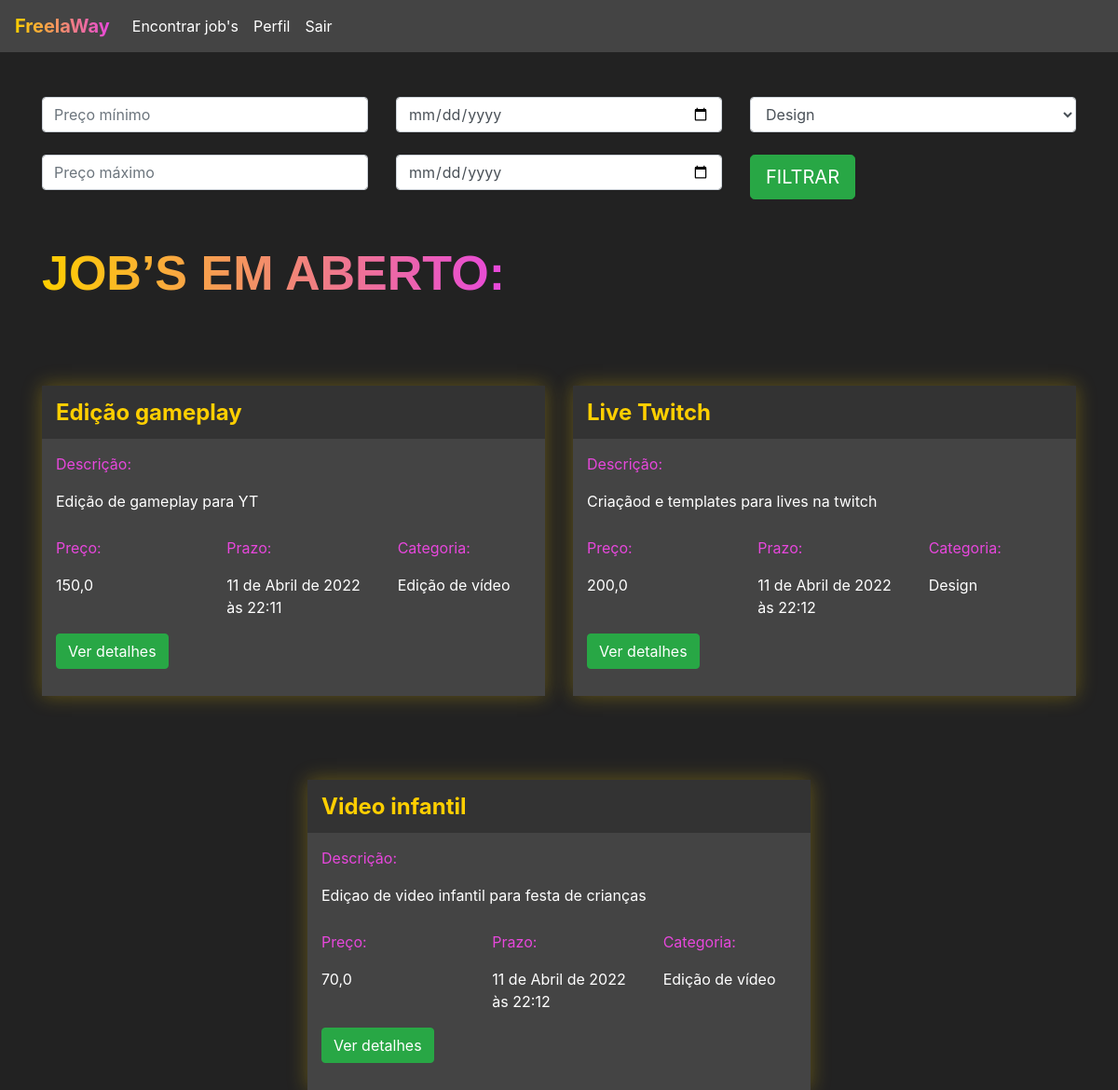
/jobs/encontrar_jobs/ (signed in), run on the app's committed database.
### jobs/models.py (models this page shows, shortened)
class Jobs(models.Model):
    categoria_choices = (('D', 'Design'),
                         ('EV', 'Edição de Vídeo'))
    status_choices = (('C', 'Em criação'),
                      ('AA', 'Aguardando aprovação'),
                      ('F', 'Finalizado'))
    titulo = models.CharField(max_length=200)
    descricao = models.TextField()
    categoria = models.CharField(max_length=2, choices=categoria_choices, default="D")
    prazo_entrega = models.DateTimeField()
    preco = models.FloatField()
    referencias = models.ManyToManyField(Referencias)
    profissional = models.ForeignKey(User, on_delete=models.DO_NOTHING, null=True, blank=True)
    reservado = models.BooleanField(default=False)
    status = models.CharField(max_length=2, choices=status_choices, default='C')
    arquivo_final = models.FileField(null=True, blank=True)

### jobs/views.py (the view)
# urls.py: path('encontrar_jobs/', views.encontrar_jobs, name="encontrar_jobs"),
@login_required(login_url='/auth/login')
def encontrar_jobs(request):
    if request.method == "GET":
        preco_minimo = request.GET.get('preco_minimo')
        preco_maximo = request.GET.get('preco_maximo')
        prazo_minimo = request.GET.get('prazo_minimo')
        prazo_maximo = request.GET.get('prazo_maximo')
        categoria = request.GET.get('categoria')
        if preco_minimo or preco_maximo or prazo_minimo or prazo_maximo or categoria:
            if not preco_minimo:
                preco_minimo = 0
            if not preco_maximo:
                preco_maximo = 999999
            if not prazo_minimo:
                prazo_minimo = datetime(year=1900, month=1, day=1)
            if not prazo_maximo:
                prazo_maximo = datetime(year=9999, month=1, day=1)
            if categoria == 'D':
                categoria = ['D',]
            if categoria == 'EV':
                categoria = ['EV',]
            jobs = Jobs.objects.filter(preco__gte=preco_minimo)\
                .filter(preco__lte=preco_maximo)\
                .filter(prazo_entrega__gte=prazo_minimo)\
                .filter(prazo_entrega__lte=prazo_maximo)\
                .filter(categoria__in=categoria)\
                .filter(reservado=False)
        else:
            jobs = Jobs.objects.filter(reservado=False)
        return render(request, 'encontrar_jobs.html', {'jobs': jobs})

### jobs/models.py (called while the page is built)
    def __str__(self) -> str:
        return self.arquivo.url

### jobs/templates/encontrar_jobs.html (shortened to what this page needs)
{% extends 'base.html' %}
{% load static %}
{% block 'head' %}
<link rel="stylesheet" href="{% static 'jobs/css/encontrar_jobs.css' %}">
{% endblock %}
{% block 'body' %}
    <div class="container">
    <br>
    <br>
        <div class="row">
            <div class="col-sm">
            <form action="{% url 'encontrar_jobs' %}" method="GET">{% csrf_token %}
                <input type="text" class="form-control" placeholder="Preço mínimo" name="preco_minimo">
                <br>
                <input type="text" class="form-control" placeholder="Preço máximo" name="preco_maximo">
            </div>
            <div class="col-sm">
                <input type="date" class="form-control" name="prazo_minimo">
                <br>
                <input type="date" class="form-control" name="prazo_maximo">
            </div>
            <div class="col-sm">
                <select class="form-control" name="categoria">
                    <option value="D">Design</option>
                </select>
                <br>
                <input type="submit" class="btn btn-success btn-lg" value="FILTRAR">
            </div>
        </div>
        <br>
        <br>
        <h2 class="titulo">JOB’S EM ABERTO:</h2>
        <div class="row justify-content-around">
            {% for job in jobs %}
                <div class="col-6 row-card">
                    <div class="card-job">
                        <div class="header-job">
                        <h4 class="titulo-job">{{job.titulo}}</h4>
                        </div>
                        <div class="body-job">
                            <p class="titulo-body">Descrição:</p>
                            <div style="width: 70%">
                                <p>{{job.descricao}}</p>
                            </div>
                            <div class="row">
                                <div class="col-4">
                                    <p class="titulo-body">Preço:</p>
                                    <p>{{job.preco}}</p>
                                </div>
                                <div class="col-4">
                                    <p class="titulo-body">Prazo:</p>
                                    <p>{{job.prazo_entrega}}</p>
                                </div>
                                <div class="col-4">
                                    <p class="titulo-body">Categoria:</p>
                                    <p>{% if job.categoria == 'D'%}
                                            Design
                                        {% else %}
                                            Edição de vídeo
                                        {% endif%}
                                    </p>
                                </div>
                            </div>
                            <button class="btn btn-success" data-toggle="modal" data-target="#modal-{{job.id}}">Ver detalhes</button>
                            <br>
                            <br>
                        </div>
                    </div>
                </div>
            {% endfor %}
        </div>
    </div>
{% endblock %}

### templates/base.html (shortened to what this page needs)
<!doctype html>
<html lang="en">
  <head>
    {% block 'head' %}
    {% endblock %}
    <link rel="stylesheet" href="https://cdn.jsdelivr.net/npm/bootstrap@4.6.1/dist/css/bootstrap.min.css">
  </head>
  <body class="fundo">
    {% if user.is_authenticated %}
      <nav style="background-color: #444;" class="navbar navbar-expand-lg navbar-dark">
        <a class="navbar-brand" href="#"><span class="font-degrade-nav">FreelaWay</span></a>
        <div class="collapse navbar-collapse" id="navbarNav">
          <ul class="navbar-nav">
            <li class="nav-item active">
              <a class="nav-link" href="{% url 'encontrar_jobs' %}">Encontrar job's</a>
            </li>
            <li class="nav-item active">
              <a class="nav-link" href="{% url 'perfil' %}">Perfil</a>
            </li>
            <li class="nav-item active">
              <a class="nav-link" href="{% url 'sair' %}">Sair</a>
            </li>
          </ul>
        </div>
      </nav>
    {% endif %}
    {% block 'body' %}{% endblock %}
  </body>
</html>

### templates/static/jobs/css/encontrar_jobs.css (style rules this page uses)
.fundo { background-color: #222; color: white; }
.card-job { background-color: #444; box-shadow: 0 0px 20px 0 rgba( 255, 207, 0, 0.3 ); padding: 0; margin-top: 50px; }
.header-job { background-color: #333; width: 100% !important; padding: 5px; padding-left: 15px; }
.row-card { margin-top: 40px; }
.titulo-job { color: #FFCF00; font-weight: bold; margin-top: 10px; }
.body-job { padding: 5px; padding-left: 15px; }
.titulo-body { color: #E747DC; margin-top: 10px; }
.titulo { font-family: Arial, Helvetica, sans-serif; font-weight: bold; font-size: 52px; display: inline; background-image: linear-gradient(90deg, rgba(255,207,0,1) 0%, rgba(231,71,220,1) 100%); background-clip: text; -webkit-background-clip: text; color: transparent; padding-bottom: 10px; }

### templates/base.html (style rules this page uses)
.font-degrade-nav { background-image: linear-gradient(90deg, rgba(255,207,0,1) 0%, rgba(231,71,220,1) 100%); background-clip: text; -webkit-background-clip: text; color: transparent; padding-bottom: 10px; font-size: 20px; font-weight: bold; }

### data on the page
Jobs: titulo "Edição gameplay", descricao "Edição de gameplay para YT", preco "150,0", prazo_entrega "11 de Abril de 2022 às 22:11", categoria "Edição de vídeo"
Jobs: titulo "Live Twitch", descricao "Criaçãod e templates para lives na twitch", preco "200,0", prazo_entrega "11 de Abril de 2022 às 22:12", categoria "Design"
Jobs: titulo "Video infantil", descricao "Ediçao de video infantil para festa de crianças", preco "70,0", prazo_entrega "11 de Abril de 2022 às 22:12", categoria "Edição de vídeo"
